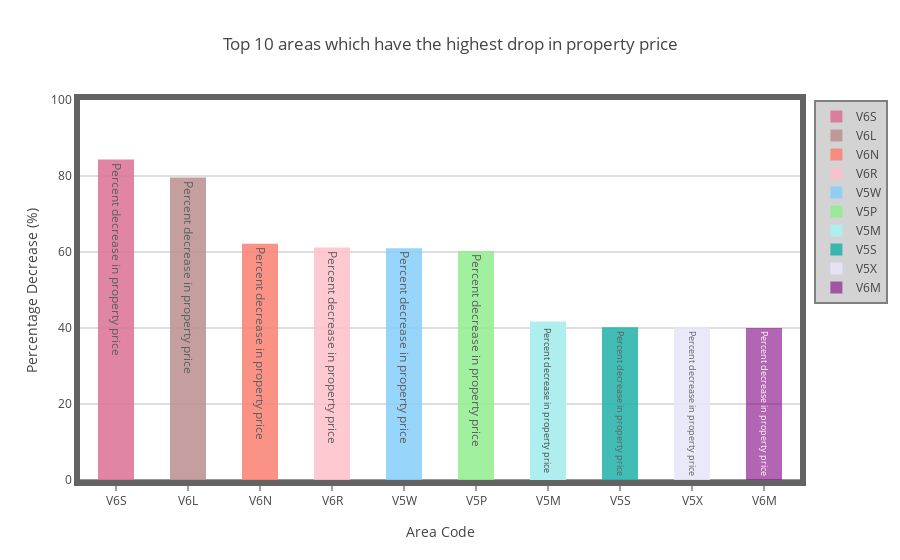

Write notebook code for a chart like this one.
### Markdown cell above
Although the housing price of the entire Vancouver area is increasing, there might be some areas whose housing price is decreasing. To answer this question, we need to consider another column -- `PROPERTY_POSTAL_CODE`.

`PROPERTY_POSTAL_CODE` (e.g., "V5A 1S6") is a six-character string with a space separating the third and fourth characters. We use the first three characters to represent an *area*. 

We first filter out the areas which have less than 10 properties. For each of the remaining areas, we calculate the percentage of the properties whose price has decreased compared to the last year. For example, if an area "V5A" has 50 properties, and 30 of them have decreased, then the percentage is 60%.

Please write code to find the top-10 areas with the highest percentages. Create a bar chart to visualize them.

### Code cell
# --- Write your code below ---
import numpy as np
import plotly.plotly as py
import plotly.graph_objs as go
from plotly.tools import FigureFactory as FF

def compute_perdec(df):
    df8 = df.copy()
    df8 = df8.dropna(subset=['PROPERTY_POSTAL_CODE'])
    df8['PROPERTY_POSTAL_CODE'] = df8['PROPERTY_POSTAL_CODE'].str.split(' ').str[0]
    df8 = df8.groupby(df8['PROPERTY_POSTAL_CODE']).filter(lambda x: len(x) >= 10)
    area_full = df8.groupby(df8['PROPERTY_POSTAL_CODE']).PROPERTY_POSTAL_CODE.size()
    area = df8[(df8['CURRENT_PRICE']-df['PREVIOUS_PRICE'])<0].groupby(df8['PROPERTY_POSTAL_CODE']).PROPERTY_POSTAL_CODE.size()

    percentage_decreased = (area/area_full)
    # print(percentage_decreased)

    index = area.index
    # print(index)

    sorted_top10 = -np.sort(-percentage_decreased)[0:10]*100
    # print(sorted_top10, percentage_decreased[0])

    top10= []
    for i in range(len(sorted_top10)):
        for j in range(len(percentage_decreased)):
            if sorted_top10[i] == percentage_decreased[j]*100:
                top10.append(percentage_decreased.index[j])
    # print(top10)
    
    return sorted_top10, top10
    
def plot(sorted_top10, top10):
    # Create plot data
    trace0 = go.Bar(
        y=[sorted_top10[0]],
        x=[0.1],
        name=str(top10[0]),
        text='Percent decrease in property price',
        marker=dict(
            color='palevioletred',
        ),
        opacity=0.85,
        width=0.1
    )

    trace1 = go.Bar(
        y=[sorted_top10[1]],
        x=[0.3],
        name=str(top10[1]),
        text='Percent decrease in property price',
        marker=dict(
            color='rosybrown',
        ),
        opacity=0.85,
        width=0.1
    )

    trace2 = go.Bar(
        y=[sorted_top10[2]],
        x=[0.5],
        name=str(top10[2]),
        text='Percent decrease in property price',
        marker=dict(
            color='salmon',
        ),
        opacity=0.85,
        width=0.1
    )

    trace3 = go.Bar(
        y=[sorted_top10[3]],
        x=[0.7],
        name=str(top10[3]),
        text='Percent decrease in property price',
        marker=dict(
            color='pink',
        ),
        opacity=0.85,
        width=0.1
    )

    trace4 = go.Bar(
        y=[sorted_top10[4]],
        x=[0.9],
        name=str(top10[4]),
        text='Percent decrease in property price',
        marker=dict(
            color='lightskyblue',
        ),
        opacity=0.85,
        width=0.1
    )

    trace5 = go.Bar(
        y=[sorted_top10[5]],
        x=[1.1],
        name=str(top10[5]),
        text='Percent decrease in property price',
        marker=dict(
            color='lightgreen',
        ),
        opacity=0.85,
        width=0.1
    )

    trace6 = go.Bar(
        y=[sorted_top10[6]],
        x=[1.3],
        name=str(top10[6]),
        text='Percent decrease in property price',
        marker=dict(
            color='paleturquoise',
        ),
        opacity=1,
        width=0.1
    )

    trace7 = go.Bar(
        y=[sorted_top10[7]],
        x=[1.5],
        name=str(top10[7]),
        text='Percent decrease in property price',
        marker=dict(
            color='lightseagreen',
        ),
        opacity=0.85,
        width=0.1
    )

    trace8 = go.Bar(
        y=[sorted_top10[8]],
        x=[1.7],
        name=str(top10[8]),
        text='Percent decrease in property price',
        marker=dict(
            color='lavender',
        ),
        opacity=0.85,
        width=0.1
    )

    trace9 = go.Bar(
        y=[sorted_top10[9]],
        x=[1.9],
        name=str(top10[9]),
        text='Percent decrease in property price',
        marker=dict(
            color='purple',
        ),
        opacity=0.6,
        width=0.1
    )

    # Create the layout for the plot
    layout = dict(title = 'Top 10 areas which have the highest drop in property price',
              xaxis=go.layout.XAxis(title='Area Code',
                        zeroline=True,
                        showline=True,
                        mirror=True,
                        tick0=0,
                        tickmode='array',
                        ticktext=top10,
                        tickvals=[0.1,0.3,0.5,0.7,0.9,1.1,1.3,1.5,1.7,1.9],
                        ticks='outside',
                        zerolinecolor='#969696',
                        zerolinewidth=2,
                        linecolor='#636363',
                        linewidth=6,
                        range=[0, 2]
                    ),
              yaxis = dict(title = 'Percentage Decrease (%)',
                        showgrid=True,
                        zeroline=True,
                        showline=True,
                        mirror=True,
                        gridcolor='#bdbdbd',
                        gridwidth=1,
                        zerolinecolor='#969696',
                        zerolinewidth=2,
                        linecolor='#636363',
                        linewidth=6,
                        range = [0, 100]
                    ),
              showlegend=True,
              legend=dict(bgcolor='lightgray',
                        bordercolor='gray',
                        borderwidth=2
                    )
              )
    
    # Combine the plot data with the layout designed for it, into a single figure
    data = [trace0, trace1, trace2, trace3, trace4, trace5, trace6, trace7, trace8, trace9]
    fig = dict(data=data, layout=layout)

    # IPython notebook- show plot
    iplot(fig, filename='bar-plot')

def main():
    sorted_top10, top10 = compute_perdec(df)
    plot(sorted_top10, top10)

# call the methods
main()

### Figure 1 — Plotly figure (JSON) as saved in the notebook; plotly's stock layout.template omitted (floating-point values rounded to 4 significant figures)
{"data": [{"marker": {"color": "palevioletred"}, "name": "V6S", "opacity": 0.85, "text": "Percent decrease in property price", "type": "bar", "uid": "3afaa9a5-8489-4f85-92ce-bd0c1aec188b", "width": 0.1, "x": [0.1], "y": [84.31]}, {"marker": {"color": "rosybrown"}, "name": "V6L", "opacity": 0.85, "text": "Percent decrease in property price", "type": "bar", "uid": "77b0e69b-c427-43be-a0a4-3997bef771ad", "width": 0.1, "x": [0.3], "y": [79.6]}, {"marker": {"color": "salmon"}, "name": "V6N", "opacity": 0.85, "text": "Percent decrease in property price", "type": "bar", "uid": "7c1e61d1-dc88-4561-9ac9-de6be96734ec", "width": 0.1, "x": [0.5], "y": [62.17]}, {"marker": {"color": "pink"}, "name": "V6R", "opacity": 0.85, "text": "Percent decrease in property price", "type": "bar", "uid": "be826f41-4eb2-4e5f-b439-b7b7a0bfc365", "width": 0.1, "x": [0.7], "y": [61.16]}, {"marker": {"color": "lightskyblue"}, "name": "V5W", "opacity": 0.85, "text": "Percent decrease in property price", "type": "bar", "uid": "17087e20-c8ff-452b-b9cb-1d55b8f9e68d", "width": 0.1, "x": [0.9], "y": [61.02]}, {"marker": {"color": "lightgreen"}, "name": "V5P", "opacity": 0.85, "text": "Percent decrease in property price", "type": "bar", "uid": "f940ce45-edff-4601-abf8-1a6824110ee9", "width": 0.1, "x": [1.1], "y": [60.23]}, {"marker": {"color": "paleturquoise"}, "name": "V5M", "opacity": 1, "text": "Percent decrease in property price", "type": "bar", "uid": "821a80f3-9b33-4542-a466-ef30aa00bdf7", "width": 0.1, "x": [1.3], "y": [41.69]}, {"marker": {"color": "lightseagreen"}, "name": "V5S", "opacity": 0.85, "text": "Percent decrease in property price", "type": "bar", "uid": "722feabd-b577-4916-a7f7-b0ce172c399e", "width": 0.1, "x": [1.5], "y": [40.22]}, {"marker": {"color": "lavender"}, "name": "V5X", "opacity": 0.85, "text": "Percent decrease in property price", "type": "bar", "uid": "0d4a1d48-2b2e-4ab5-8846-f317df3d2e52", "width": 0.1, "x": [1.7], "y": [40.19]}, {"marker": {"color": "purple"}, "name": "V6M", "opacity": 0.6, "text": "Percent decrease in property price", "type": "bar", "uid": "85399af5-bcc3-47f0-8d18-c22efe55061e", "width": 0.1, "x": [1.9], "y": [40.01]}], "layout": {"legend": {"bgcolor": "lightgray", "bordercolor": "gray", "borderwidth": 2}, "showlegend": true, "title": {"text": "Top 10 areas which have the highest drop in property price"}, "xaxis": {"linecolor": "#636363", "linewidth": 6, "mirror": true, "range": [0, 2], "showline": true, "tick0": 0, "tickmode": "array", "ticks": "outside", "ticktext": ["V6S", "V6L", "V6N", "V6R", "V5W", "V5P", "V5M", "V5S", "V5X", "V6M"], "tickvals": [0.1, 0.3, 0.5, 0.7, 0.9, 1.1, 1.3, 1.5, 1.7, 1.9], "title": {"text": "Area Code"}, "zeroline": true, "zerolinecolor": "#969696", "zerolinewidth": 2}, "yaxis": {"gridcolor": "#bdbdbd", "gridwidth": 1, "linecolor": "#636363", "linewidth": 6, "mirror": true, "range": [0, 100], "showgrid": true, "showline": true, "title": {"text": "Percentage Decrease (%)"}, "zeroline": true, "zerolinecolor": "#969696", "zerolinewidth": 2}}}
